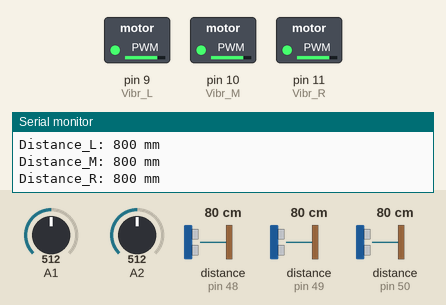
Simulated run of this sketch. Board: Arduino Uno, built with avr-gcc and run on an emulated ATmega328P. On the bench: switched loads named in the sketch (green lamp = pin HIGH), the last lines printed to the serial monitor. Inputs (shaded band) come from the test bench; at power-on: distance to the obstacle (sensors on pin 48, pin 49, pin 50) 80 cm, A1 = 512, A2 = 512.

Above: at 1.2 s.
1.3 s: distance to the obstacle (sensor on pin 48) set to 120 cm
At 2.5 s:
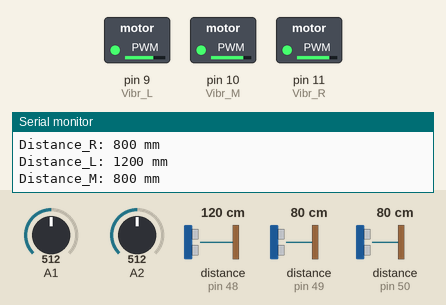
2.9 s: distance to the obstacle (sensor on pin 49) set to 120 cm
At 4.1 s:
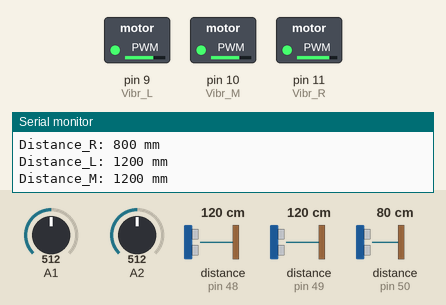
4.5 s: distance to the obstacle (sensor on pin 50) set to 120 cm
At 5.4 s:
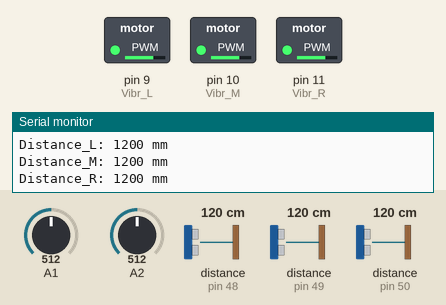
6.0 s: A1 set to 309
7.5 s: A1 set to 292
At 8.5 s:
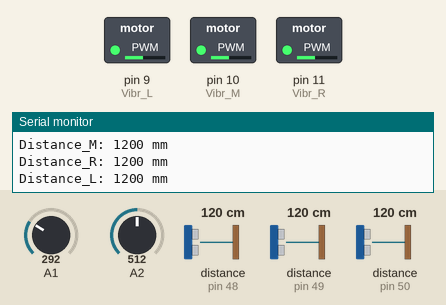
9.2 s: distance to the obstacle (sensor on pin 48) set to 2 cm
At 10.0 s:
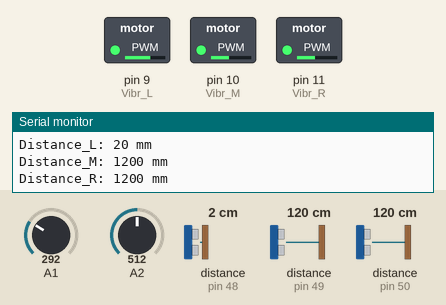
Timing chart, 0 to 11.7 s (numbered marks = the images above; inputs shaded):
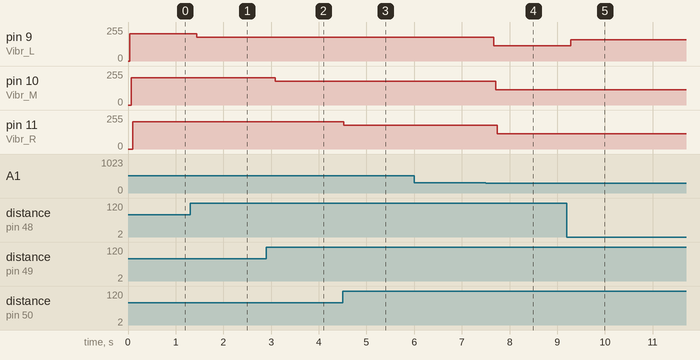

The sketch:

distanceTest.ino
```cpp
#include <Wire.h>
#include "Adafruit_VL53L1X.h"

#define IRQ_PIN_L 2
#define XSHUT_PIN_L 3

#define IRQ_PIN_M 4
#define XSHUT_PIN_M 5

#define IRQ_PIN_R 6
#define XSHUT_PIN_R 7

static int button = 8;
static int Vibr_L = 9;
static int Vibr_M = 10;
static int Vibr_R = 11;

short int mode = 0;
short int button_state = 0;
short int last_button_state = 0;
short int current_button_state = 0;

static int map_1[4] = {30, 4000, 254, 0};
static int map_2[4] = {30, 4000, 160, 0};
static int map_3[4] = {30, 4000, 80, 0};
int map_val[4] = {0, 0, 0, 0};

Adafruit_VL53L1X vl53_L = Adafruit_VL53L1X(XSHUT_PIN_L, IRQ_PIN_L);
Adafruit_VL53L1X vl53_M = Adafruit_VL53L1X(XSHUT_PIN_M, IRQ_PIN_M);
Adafruit_VL53L1X vl53_R = Adafruit_VL53L1X(XSHUT_PIN_R, IRQ_PIN_R);

void setup() {
  Serial.begin(115200);
  Wire.begin();

  pinMode(Vibr_L, OUTPUT);
  pinMode(Vibr_M, OUTPUT);
  pinMode(Vibr_R, OUTPUT);
  pinMode(button, INPUT);
  pinMode(A1, INPUT);
  pinMode(A2, INPUT);
  pinMode(A3, INPUT);

  while (!Serial)
    delay(10);

  // Initialize Sensors
  if (!vl53_L.begin(0x30, &Wire)) {
    Serial.println(F("Failed to initialize Left Sensor!"));
    while (1)
      delay(10);
  }
  vl53_L.setTimingBudget(50);
  vl53_L.startRanging();

  if (!vl53_M.begin(0x31, &Wire)) {
    Serial.println(F("Failed to initialize Middle Sensor!"));
    while (1)
      delay(10);
  }
  vl53_M.setTimingBudget(50);
  vl53_M.startRanging();

  if (!vl53_R.begin(0x32, &Wire)) {
    Serial.println(F("Failed to initialize Right Sensor!"));
    while (1)
      delay(10);
  }
  vl53_R.setTimingBudget(50);
  vl53_R.startRanging();
}

void Mode_select() {
  if (analogRead(A1) > 300) {
    mode = 0;
  } else if (analogRead(A2) > 300) {
    mode = 1;
  } else if (analogRead(A3) > 300) {
    mode = 2;
  }

  switch (mode) {
    case 0:
      for (int i = 0; i < 4; ++i) {
        map_val[i] = map_1[i];
      }
      break;

    case 1:
      for (int i = 0; i < 4; ++i) {
        map_val[i] = map_2[i];
      }
      break;

    case 2:
      for (int i = 0; i < 4; ++i) {
        map_val[i] = map_3[i];
      }
      break;
  }
}

void Sight_L() {
  if (vl53_L.dataReady()) {
    int16_t distance_L = vl53_L.distance();
    if (distance_L != -1) {
      Serial.print(F("Distance_L: "));
      Serial.print(distance_L);
      Serial.println(" mm");

      int map_distance_L = map(distance_L, map_val[0], map_val[1], map_val[2], map_val[3]);
      analogWrite(Vibr_L, constrain(map_distance_L, 0, 255));
    } else {
      Serial.println(F("Failed to read Left Sensor!"));
    }
    vl53_L.clearInterrupt();
  }
}

void Sight_M() {
  if (vl53_M.dataReady()) {
    int16_t distance_M = vl53_M.distance();
    if (distance_M != -1) {
      Serial.print(F("Distance_M: "));
      Serial.print(distance_M);
      Serial.println(" mm");

      int map_distance_M = map(distance_M, map_val[0], map_val[1], map_val[2], map_val[3]);
      analogWrite(Vibr_M, constrain(map_distance_M, 0, 255));
    } else {
      Serial.println(F("Failed to read Middle Sensor!"));
    }
    vl53_M.clearInterrupt();
  }
}

void Sight_R() {
  if (vl53_R.dataReady()) {
    int16_t distance_R = vl53_R.distance();
    if (distance_R != -1) {
      Serial.print(F("Distance_R: "));
      Serial.print(distance_R);
      Serial.println(" mm");

      int map_distance_R = map(distance_R, map_val[0], map_val[1], map_val[2], map_val[3]);
      analogWrite(Vibr_R, constrain(map_distance_R, 0, 255));
    } else {
      Serial.println(F("Failed to read Right Sensor!"));
    }
    vl53_R.clearInterrupt();
  }
}

void loop() {
  Mode_select();
  Sight_L();
  Sight_M();
  Sight_R();
  delay(100); // Small delay to prevent spamming the I2C bus
}
```

Measured:
- the behaviour switches between 301 and 300 on A1 (found by bisection; images 3 and 4)
- after the input at 1.3 s, pin 9 (Vibr_L): 205/255 → 180/255 after 0.14 s
- after the input at 2.9 s, pin 10 (Vibr_M): 205/255 → 180/255 after 0.18 s
- after the input at 4.5 s, pin 11 (Vibr_R): 205/255 → 180/255 at once
- after the input at 7.5 s, pin 9 (Vibr_L): 180/255 → 113/255 after 0.17 s; pin 10 (Vibr_M): 180/255 → 113/255 after 0.21 s; pin 11 (Vibr_R): 180/255 → 113/255 after 0.24 s
- after the input at 9.2 s, pin 9 (Vibr_L): 113/255 → 160/255 after 0.08 s
